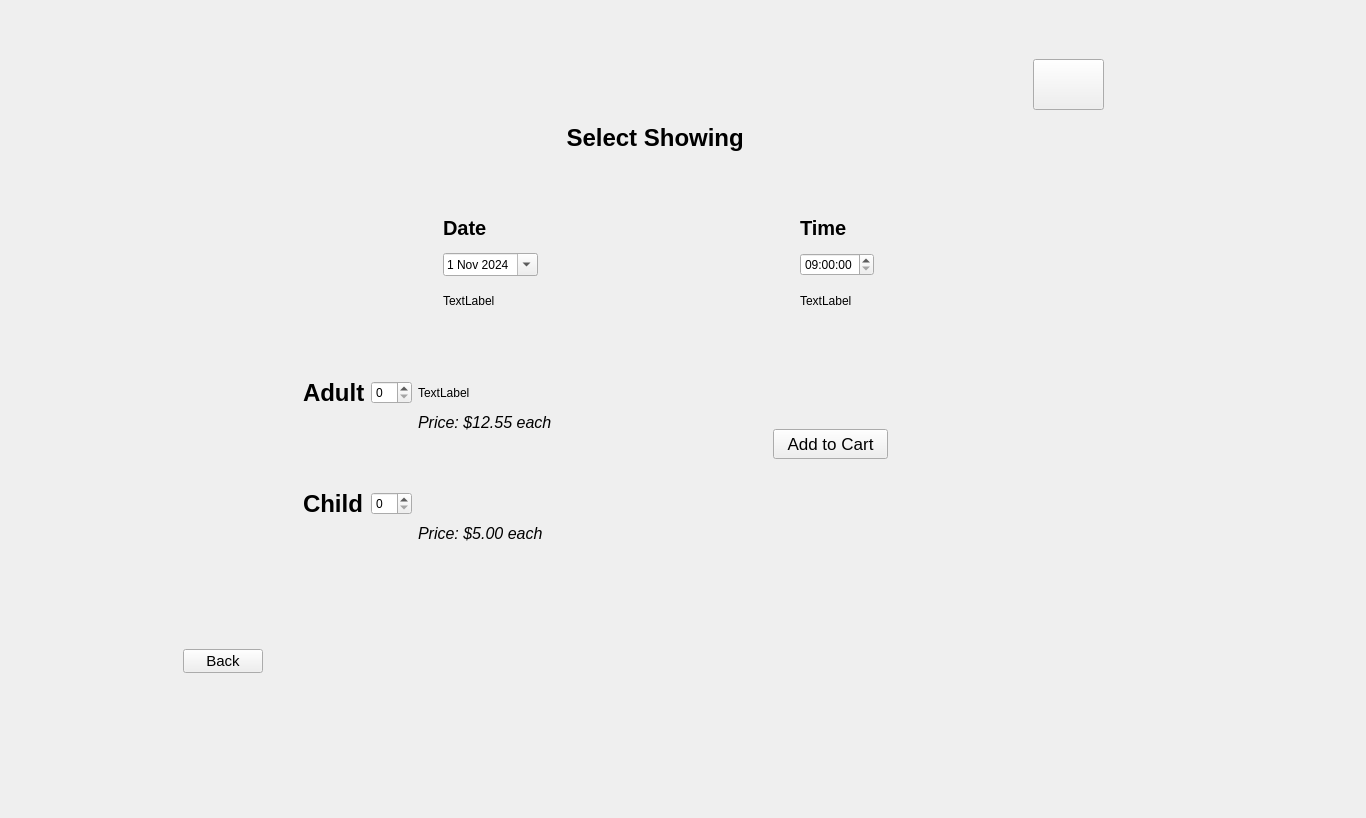
<?xml version="1.0" encoding="UTF-8"?>
<ui version="4.0">
 <class>MainWindow</class>
 <widget class="QMainWindow" name="MainWindow">
  <property name="geometry">
   <rect>
    <x>0</x>
    <y>0</y>
    <width>1366</width>
    <height>818</height>
   </rect>
  </property>
  <property name="windowTitle">
   <string>MainWindow</string>
  </property>
  <widget class="QWidget" name="centralwidget">
   <layout class="QGridLayout" name="gridLayout">
    <item row="0" column="0">
     <widget class="QStackedWidget" name="stackedPages">
      <property name="sizePolicy">
       <sizepolicy hsizetype="Expanding" vsizetype="Expanding">
        <horstretch>0</horstretch>
        <verstretch>0</verstretch>
       </sizepolicy>
      </property>
      <property name="minimumSize">
       <size>
        <width>801</width>
        <height>601</height>
       </size>
      </property>
      <property name="maximumSize">
       <size>
        <width>1080</width>
        <height>1920</height>
       </size>
      </property>
      <property name="mouseTracking">
       <bool>false</bool>
      </property>
      <property name="autoFillBackground">
       <bool>true</bool>
      </property>
      <property name="currentIndex">
       <number>1</number>
      </property>
      <widget class="QWidget" name="page">
       <widget class="QLabel" name="Page_Title">
        <property name="geometry">
         <rect>
          <x>290</x>
          <y>50</y>
          <width>211</width>
          <height>41</height>
         </rect>
        </property>
        <property name="font">
         <font>
          <pointsize>20</pointsize>
          <bold>true</bold>
         </font>
        </property>
        <property name="text">
         <string>Movie Selection</string>
        </property>
       </widget>
      </widget>
      <widget class="QWidget" name="page_2">
       <widget class="QPushButton" name="BackSelection">
        <property name="geometry">
         <rect>
          <x>40</x>
          <y>640</y>
          <width>80</width>
          <height>24</height>
         </rect>
        </property>
        <property name="font">
         <font>
          <pointsize>11</pointsize>
          <fontweight>DemiBold</fontweight>
         </font>
        </property>
        <property name="text">
         <string>Back</string>
        </property>
       </widget>
       <widget class="QPushButton" name="cart">
        <property name="geometry">
         <rect>
          <x>890</x>
          <y>50</y>
          <width>71</width>
          <height>51</height>
         </rect>
        </property>
        <property name="text">
         <string/>
        </property>
       </widget>
       <widget class="QLabel" name="circleCart">
        <property name="geometry">
         <rect>
          <x>920</x>
          <y>50</y>
          <width>16</width>
          <height>16</height>
         </rect>
        </property>
        <property name="text">
         <string/>
        </property>
       </widget>
       <widget class="QWidget" name="gridLayoutWidget">
        <property name="geometry">
         <rect>
          <x>300</x>
          <y>200</y>
          <width>431</width>
          <height>111</height>
         </rect>
        </property>
        <layout class="QGridLayout" name="DateTime">
         <item row="0" column="1">
          <spacer name="horizontalSpacer">
           <property name="orientation">
            <enum>Qt::Orientation::Horizontal</enum>
           </property>
           <property name="sizeHint" stdset="0">
            <size>
             <width>40</width>
             <height>20</height>
            </size>
           </property>
          </spacer>
         </item>
         <item row="0" column="2">
          <layout class="QVBoxLayout" name="Time_2">
           <item>
            <widget class="QLabel" name="TimeTitle_2">
             <property name="font">
              <font>
               <pointsize>15</pointsize>
               <bold>true</bold>
              </font>
             </property>
             <property name="text">
              <string>Time</string>
             </property>
            </widget>
           </item>
           <item>
            <widget class="QTimeEdit" name="timeEdit">
             <property name="minimumDateTime">
              <datetime>
               <hour>9</hour>
               <minute>0</minute>
               <second>0</second>
               <year>2000</year>
               <month>1</month>
               <day>1</day>
              </datetime>
             </property>
             <property name="time">
              <time>
               <hour>9</hour>
               <minute>0</minute>
               <second>0</second>
              </time>
             </property>
            </widget>
           </item>
           <item>
            <widget class="WarningMessage" name="TimeWarning">
             <property name="text">
              <string>TextLabel</string>
             </property>
            </widget>
           </item>
          </layout>
         </item>
         <item row="0" column="0">
          <layout class="QVBoxLayout" name="Date_2">
           <item>
            <widget class="QLabel" name="DateTitle_2">
             <property name="font">
              <font>
               <pointsize>15</pointsize>
               <bold>true</bold>
              </font>
             </property>
             <property name="text">
              <string>Date</string>
             </property>
            </widget>
           </item>
           <item>
            <widget class="QDateEdit" name="dateEdit">
             <property name="dateTime">
              <datetime>
               <hour>16</hour>
               <minute>0</minute>
               <second>0</second>
               <year>2024</year>
               <month>11</month>
               <day>1</day>
              </datetime>
             </property>
             <property name="calendarPopup">
              <bool>true</bool>
             </property>
             <property name="date">
              <date>
               <year>2024</year>
               <month>11</month>
               <day>1</day>
              </date>
             </property>
            </widget>
           </item>
           <item>
            <widget class="WarningMessage" name="DateWarning">
             <property name="text">
              <string>TextLabel</string>
             </property>
            </widget>
           </item>
          </layout>
         </item>
        </layout>
       </widget>
       <widget class="QWidget" name="gridLayoutWidget_2">
        <property name="geometry">
         <rect>
          <x>160</x>
          <y>370</y>
          <width>299</width>
          <height>164</height>
         </rect>
        </property>
        <layout class="QGridLayout" name="TicketType">
         <item row="3" column="0">
          <widget class="QLabel" name="ChildTitle">
           <property name="font">
            <font>
             <pointsize>18</pointsize>
             <bold>true</bold>
            </font>
           </property>
           <property name="text">
            <string>Child</string>
           </property>
          </widget>
         </item>
         <item row="3" column="1">
          <widget class="QSpinBox" name="ChildTicketAmount"/>
         </item>
         <item row="2" column="0">
          <spacer name="vSpacerAC">
           <property name="orientation">
            <enum>Qt::Orientation::Vertical</enum>
           </property>
           <property name="sizeHint" stdset="0">
            <size>
             <width>20</width>
             <height>40</height>
            </size>
           </property>
          </spacer>
         </item>
         <item row="0" column="2">
          <widget class="WarningMessage" name="AdultWarning">
           <property name="text">
            <string>TextLabel</string>
           </property>
          </widget>
         </item>
         <item row="1" column="2">
          <widget class="QLabel" name="label">
           <property name="font">
            <font>
             <pointsize>12</pointsize>
             <italic>true</italic>
             <fontweight>DemiBold</fontweight>
            </font>
           </property>
           <property name="text">
            <string>Price: $12.55 each</string>
           </property>
          </widget>
         </item>
         <item row="0" column="1">
          <widget class="QSpinBox" name="AdultTicketAmount"/>
         </item>
         <item row="3" column="2">
          <spacer name="hSpacerA">
           <property name="orientation">
            <enum>Qt::Orientation::Horizontal</enum>
           </property>
           <property name="sizeHint" stdset="0">
            <size>
             <width>40</width>
             <height>20</height>
            </size>
           </property>
          </spacer>
         </item>
         <item row="0" column="0">
          <widget class="QLabel" name="AdultTitle">
           <property name="font">
            <font>
             <pointsize>18</pointsize>
             <bold>true</bold>
            </font>
           </property>
           <property name="text">
            <string>Adult</string>
           </property>
          </widget>
         </item>
         <item row="4" column="2">
          <widget class="QLabel" name="label_2">
           <property name="font">
            <font>
             <pointsize>12</pointsize>
             <italic>true</italic>
             <fontweight>DemiBold</fontweight>
            </font>
           </property>
           <property name="text">
            <string>Price: $5.00 each</string>
           </property>
          </widget>
         </item>
        </layout>
       </widget>
       <widget class="QWidget" name="verticalLayoutWidget_3">
        <property name="geometry">
         <rect>
          <x>230</x>
          <y>40</y>
          <width>571</width>
          <height>116</height>
         </rect>
        </property>
        <layout class="QVBoxLayout" name="verticalLayout">
         <item>
          <widget class="QLabel" name="MovieSelected">
           <property name="font">
            <font>
             <pointsize>30</pointsize>
             <bold>true</bold>
             <underline>false</underline>
            </font>
           </property>
           <property name="text">
            <string/>
           </property>
           <property name="alignment">
            <set>Qt::AlignmentFlag::AlignCenter</set>
           </property>
          </widget>
         </item>
         <item>
          <widget class="QLabel" name="SelectShowing">
           <property name="font">
            <font>
             <pointsize>18</pointsize>
             <bold>true</bold>
            </font>
           </property>
           <property name="text">
            <string>Select Showing </string>
           </property>
           <property name="alignment">
            <set>Qt::AlignmentFlag::AlignCenter</set>
           </property>
          </widget>
         </item>
        </layout>
       </widget>
       <widget class="QPushButton" name="AddtoCart">
        <property name="geometry">
         <rect>
          <x>630</x>
          <y>420</y>
          <width>115</width>
          <height>30</height>
         </rect>
        </property>
        <property name="font">
         <font>
          <pointsize>13</pointsize>
          <italic>false</italic>
          <underline>false</underline>
          <kerning>true</kerning>
          <fontweight>DemiBold</fontweight>
         </font>
        </property>
        <property name="text">
         <string>Add to Cart</string>
        </property>
       </widget>
       <widget class="WarningMessage" name="addToCartNotify">
        <property name="geometry">
         <rect>
          <x>500</x>
          <y>430</y>
          <width>121</width>
          <height>16</height>
         </rect>
        </property>
        <property name="text">
         <string/>
        </property>
       </widget>
      </widget>
      <widget class="QWidget" name="CartSelections">
       <widget class="QPushButton" name="BackCheckOut">
        <property name="geometry">
         <rect>
          <x>40</x>
          <y>630</y>
          <width>80</width>
          <height>24</height>
         </rect>
        </property>
        <property name="font">
         <font>
          <pointsize>11</pointsize>
          <fontweight>DemiBold</fontweight>
         </font>
        </property>
        <property name="text">
         <string>Back</string>
        </property>
       </widget>
       <widget class="QPushButton" name="EmptyCart">
        <property name="geometry">
         <rect>
          <x>190</x>
          <y>370</y>
          <width>111</width>
          <height>24</height>
         </rect>
        </property>
        <property name="font">
         <font>
          <pointsize>11</pointsize>
          <fontweight>DemiBold</fontweight>
         </font>
        </property>
        <property name="text">
         <string>Empty Cart</string>
        </property>
       </widget>
       <widget class="QWidget" name="gridLayoutWidget_3">
        <property name="geometry">
         <rect>
          <x>110</x>
          <y>240</y>
          <width>357</width>
          <height>91</height>
         </rect>
        </property>
        <layout class="QGridLayout" name="DateTime_2">
         <property name="horizontalSpacing">
          <number>10</number>
         </property>
         <property name="verticalSpacing">
          <number>6</number>
         </property>
         <item row="0" column="0">
          <widget class="QLabel" name="DateTitle">
           <property name="font">
            <font>
             <pointsize>15</pointsize>
             <bold>true</bold>
            </font>
           </property>
           <property name="text">
            <string>Selected Date:</string>
           </property>
          </widget>
         </item>
         <item row="1" column="0">
          <widget class="QLabel" name="TimeTitle">
           <property name="font">
            <font>
             <pointsize>15</pointsize>
             <bold>true</bold>
            </font>
           </property>
           <property name="text">
            <string>Selected Time:</string>
           </property>
          </widget>
         </item>
         <item row="0" column="1">
          <widget class="QLabel" name="DateGiven">
           <property name="font">
            <font>
             <pointsize>13</pointsize>
             <bold>false</bold>
            </font>
           </property>
           <property name="text">
            <string>No Date Selected</string>
           </property>
          </widget>
         </item>
         <item row="1" column="1">
          <widget class="QLabel" name="TimeGiven">
           <property name="font">
            <font>
             <pointsize>13</pointsize>
            </font>
           </property>
           <property name="text">
            <string>No Selected Time</string>
           </property>
          </widget>
         </item>
        </layout>
       </widget>
       <widget class="QWidget" name="verticalLayoutWidget_4">
        <property name="geometry">
         <rect>
          <x>230</x>
          <y>49</y>
          <width>481</width>
          <height>98</height>
         </rect>
        </property>
        <layout class="QVBoxLayout" name="CartTitles">
         <item>
          <widget class="QLabel" name="CheckOutTitle">
           <property name="font">
            <font>
             <pointsize>15</pointsize>
             <bold>true</bold>
            </font>
           </property>
           <property name="text">
            <string>Check Out</string>
           </property>
           <property name="alignment">
            <set>Qt::AlignmentFlag::AlignCenter</set>
           </property>
          </widget>
         </item>
         <item>
          <widget class="QLabel" name="MovieSelectedCart">
           <property name="font">
            <font>
             <pointsize>25</pointsize>
             <bold>true</bold>
            </font>
           </property>
           <property name="text">
            <string>Cart is Empty</string>
           </property>
           <property name="alignment">
            <set>Qt::AlignmentFlag::AlignCenter</set>
           </property>
          </widget>
         </item>
        </layout>
       </widget>
       <widget class="WarningMessage" name="NoItemsWarn">
        <property name="geometry">
         <rect>
          <x>630</x>
          <y>510</y>
          <width>221</width>
          <height>31</height>
         </rect>
        </property>
        <property name="text">
         <string>No items</string>
        </property>
       </widget>
       <widget class="QWidget" name="gridLayoutWidget_7">
        <property name="geometry">
         <rect>
          <x>620</x>
          <y>160</y>
          <width>211</width>
          <height>341</height>
         </rect>
        </property>
        <layout class="QGridLayout" name="gridLayout_2">
         <item row="2" column="0">
          <widget class="QPushButton" name="payment">
           <property name="font">
            <font>
             <pointsize>12</pointsize>
             <fontweight>DemiBold</fontweight>
            </font>
           </property>
           <property name="text">
            <string>Payment</string>
           </property>
          </widget>
         </item>
         <item row="1" column="0">
          <layout class="QGridLayout" name="TotalCart">
           <item row="2" column="0">
            <widget class="QLabel" name="ChildTotal">
             <property name="font">
              <font>
               <pointsize>12</pointsize>
              </font>
             </property>
             <property name="text">
              <string>Child: </string>
             </property>
            </widget>
           </item>
           <item row="1" column="1">
            <widget class="QLabel" name="AdultTotalSum">
             <property name="font">
              <font>
               <pointsize>12</pointsize>
              </font>
             </property>
             <property name="text">
              <string>$</string>
             </property>
            </widget>
           </item>
           <item row="2" column="1">
            <widget class="QLabel" name="ChildTickets">
             <property name="font">
              <font>
               <pointsize>12</pointsize>
              </font>
             </property>
             <property name="text">
              <string>(None Selected)</string>
             </property>
            </widget>
           </item>
           <item row="3" column="1">
            <widget class="QLabel" name="ChildTotalSum">
             <property name="font">
              <font>
               <pointsize>12</pointsize>
              </font>
             </property>
             <property name="text">
              <string>$</string>
             </property>
            </widget>
           </item>
           <item row="0" column="1">
            <widget class="QLabel" name="AdultTickets">
             <property name="font">
              <font>
               <pointsize>12</pointsize>
              </font>
             </property>
             <property name="text">
              <string>(None Selected)</string>
             </property>
            </widget>
           </item>
           <item row="0" column="0">
            <widget class="QLabel" name="AdultTotalTitle">
             <property name="font">
              <font>
               <pointsize>12</pointsize>
              </font>
             </property>
             <property name="text">
              <string>Adult: </string>
             </property>
            </widget>
           </item>
          </layout>
         </item>
         <item row="0" column="0">
          <widget class="QLabel" name="TicketTotals">
           <property name="font">
            <font>
             <pointsize>12</pointsize>
             <bold>true</bold>
            </font>
           </property>
           <property name="text">
            <string>Tickets Totals</string>
           </property>
           <property name="alignment">
            <set>Qt::AlignmentFlag::AlignCenter</set>
           </property>
          </widget>
         </item>
        </layout>
       </widget>
      </widget>
      <widget class="QWidget" name="PaymentPage">
       <widget class="QLabel" name="PaymentTitle">
        <property name="geometry">
         <rect>
          <x>430</x>
          <y>50</y>
          <width>171</width>
          <height>61</height>
         </rect>
        </property>
        <property name="font">
         <font>
          <pointsize>20</pointsize>
          <bold>true</bold>
         </font>
        </property>
        <property name="text">
         <string>Payment</string>
        </property>
        <property name="alignment">
         <set>Qt::AlignmentFlag::AlignCenter</set>
        </property>
       </widget>
       <widget class="QWidget" name="gridLayoutWidget_5">
        <property name="geometry">
         <rect>
          <x>50</x>
          <y>150</y>
          <width>291</width>
          <height>80</height>
         </rect>
        </property>
        <layout class="QGridLayout" name="nameEmail">
         <item row="1" column="0">
          <widget class="QLabel" name="EmailTitle">
           <property name="font">
            <font>
             <pointsize>12</pointsize>
             <fontweight>DemiBold</fontweight>
            </font>
           </property>
           <property name="text">
            <string>E-Mail:</string>
           </property>
          </widget>
         </item>
         <item row="0" column="0">
          <widget class="QLabel" name="NameTitle">
           <property name="font">
            <font>
             <pointsize>12</pointsize>
             <fontweight>DemiBold</fontweight>
            </font>
           </property>
           <property name="text">
            <string>Name:</string>
           </property>
          </widget>
         </item>
         <item row="0" column="1">
          <widget class="QLineEdit" name="NameEdit"/>
         </item>
         <item row="1" column="1">
          <widget class="QLineEdit" name="EmailEdit"/>
         </item>
        </layout>
       </widget>
       <widget class="QWidget" name="gridLayoutWidget_6">
        <property name="geometry">
         <rect>
          <x>760</x>
          <y>200</y>
          <width>205</width>
          <height>131</height>
         </rect>
        </property>
        <layout class="QGridLayout" name="TotalPayment">
         <item row="0" column="0">
          <widget class="QLabel" name="AdultTotalTitle_2">
           <property name="font">
            <font>
             <pointsize>12</pointsize>
            </font>
           </property>
           <property name="text">
            <string>Adult: </string>
           </property>
          </widget>
         </item>
         <item row="2" column="0">
          <widget class="QLabel" name="ChildTotal_2">
           <property name="font">
            <font>
             <pointsize>12</pointsize>
            </font>
           </property>
           <property name="text">
            <string>Child: </string>
           </property>
          </widget>
         </item>
         <item row="1" column="1">
          <widget class="QLabel" name="AdultTotalSum_2">
           <property name="font">
            <font>
             <pointsize>12</pointsize>
            </font>
           </property>
           <property name="text">
            <string>$</string>
           </property>
          </widget>
         </item>
         <item row="0" column="1">
          <widget class="QLabel" name="AdultTickets_2">
           <property name="font">
            <font>
             <pointsize>12</pointsize>
            </font>
           </property>
           <property name="text">
            <string>(None Selected)</string>
           </property>
          </widget>
         </item>
         <item row="2" column="1">
          <widget class="QLabel" name="ChildTickets_2">
           <property name="font">
            <font>
             <pointsize>12</pointsize>
            </font>
           </property>
           <property name="text">
            <string>(None Selected)</string>
           </property>
          </widget>
         </item>
         <item row="3" column="1">
          <widget class="QLabel" name="ChildTotalSum_2">
           <property name="font">
            <font>
             <pointsize>12</pointsize>
            </font>
           </property>
           <property name="text">
            <string>$</string>
           </property>
          </widget>
         </item>
        </layout>
       </widget>
       <widget class="QPushButton" name="BackPayment">
        <property name="geometry">
         <rect>
          <x>40</x>
          <y>630</y>
          <width>80</width>
          <height>24</height>
         </rect>
        </property>
        <property name="font">
         <font>
          <pointsize>11</pointsize>
          <fontweight>DemiBold</fontweight>
         </font>
        </property>
        <property name="text">
         <string>Back</string>
        </property>
       </widget>
       <widget class="QLineEdit" name="CardNumber">
        <property name="geometry">
         <rect>
          <x>180</x>
          <y>280</y>
          <width>181</width>
          <height>24</height>
         </rect>
        </property>
       </widget>
       <widget class="QLabel" name="CreditCard">
        <property name="geometry">
         <rect>
          <x>80</x>
          <y>280</y>
          <width>87</width>
          <height>21</height>
         </rect>
        </property>
        <property name="font">
         <font>
          <pointsize>12</pointsize>
          <fontweight>DemiBold</fontweight>
         </font>
        </property>
        <property name="text">
         <string>Credit Card:</string>
        </property>
       </widget>
       <widget class="QLineEdit" name="CardName">
        <property name="geometry">
         <rect>
          <x>180</x>
          <y>320</y>
          <width>181</width>
          <height>24</height>
         </rect>
        </property>
       </widget>
       <widget class="QLabel" name="NameCard">
        <property name="geometry">
         <rect>
          <x>60</x>
          <y>320</y>
          <width>111</width>
          <height>16</height>
         </rect>
        </property>
        <property name="font">
         <font>
          <pointsize>12</pointsize>
          <fontweight>DemiBold</fontweight>
         </font>
        </property>
        <property name="text">
         <string>Name on Card:</string>
        </property>
       </widget>
       <widget class="QWidget" name="horizontalLayoutWidget">
        <property name="geometry">
         <rect>
          <x>770</x>
          <y>320</y>
          <width>160</width>
          <height>80</height>
         </rect>
        </property>
        <layout class="QHBoxLayout" name="TotalLayout">
         <item>
          <widget class="QLabel" name="Totalpaymenttitle">
           <property name="font">
            <font>
             <pointsize>15</pointsize>
             <bold>true</bold>
            </font>
           </property>
           <property name="text">
            <string>Total:</string>
           </property>
          </widget>
         </item>
         <item>
          <widget class="QLabel" name="TotalSumCalc">
           <property name="font">
            <font>
             <pointsize>15</pointsize>
            </font>
           </property>
           <property name="text">
            <string>(Empty)</string>
           </property>
          </widget>
         </item>
        </layout>
       </widget>
       <widget class="QPushButton" name="SubmitPay">
        <property name="geometry">
         <rect>
          <x>790</x>
          <y>410</y>
          <width>131</width>
          <height>31</height>
         </rect>
        </property>
        <property name="font">
         <font>
          <pointsize>10</pointsize>
          <fontweight>DemiBold</fontweight>
         </font>
        </property>
        <property name="text">
         <string>Submit Payment</string>
        </property>
       </widget>
       <widget class="QLabel" name="Movietitleconfirm">
        <property name="geometry">
         <rect>
          <x>760</x>
          <y>150</y>
          <width>191</width>
          <height>41</height>
         </rect>
        </property>
        <property name="font">
         <font>
          <pointsize>15</pointsize>
          <fontweight>DemiBold</fontweight>
         </font>
        </property>
        <property name="text">
         <string>Movie title</string>
        </property>
        <property name="alignment">
         <set>Qt::AlignmentFlag::AlignCenter</set>
        </property>
       </widget>
       <widget class="QWidget" name="verticalLayoutWidget">
        <property name="geometry">
         <rect>
          <x>480</x>
          <y>370</y>
          <width>231</width>
          <height>231</height>
         </rect>
        </property>
        <layout class="QVBoxLayout" name="verticalLayout_2">
         <item>
          <widget class="NotificationMessage" name="PaymentSubmitted">
           <property name="text">
            <string>Successful payment</string>
           </property>
          </widget>
         </item>
         <item>
          <widget class="NotificationMessage" name="EmailSent">
           <property name="text">
            <string>Email Receipt sent</string>
           </property>
          </widget>
         </item>
        </layout>
       </widget>
      </widget>
     </widget>
    </item>
   </layout>
  </widget>
 </widget>
 <customwidgets>
  <customwidget>
   <class>WarningMessage</class>
   <extends>QLabel</extends>
   <header>message.h</header>
  </customwidget>
  <customwidget>
   <class>NotificationMessage</class>
   <extends>QLabel</extends>
   <header>message.h</header>
  </customwidget>
 </customwidgets>
 <resources/>
 <connections/>
</ui>
